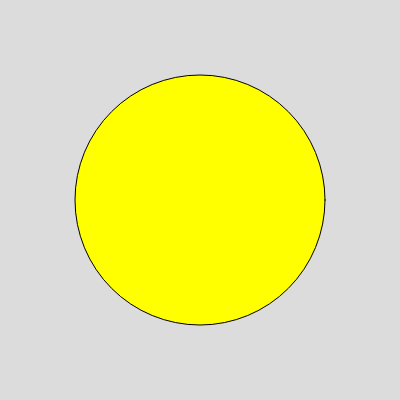
Frame 1 (no input)
Frame 2 (the mouse pressed at the canvas centre, redrawn once): identical to frame 1, image omitted

The p5.js sketch that drew this single still picture (run headless with seeded random() and noise() and a simulated clock; the mouse was pressed at the canvas centre and the sketch redrawn once):

// p5.js sketch
// ── sketch.js
function setup() {
  // create a canvas
  createCanvas(400, 400);

  // disable animation
  noLoop();
}

function draw() {
  //Body of the face
  background(220);
  fill("yellow");
  circle(200,200,250);
  stroke("black");

  
  
  
  
  
  
  

  rectMode(CENTER);
 
}
